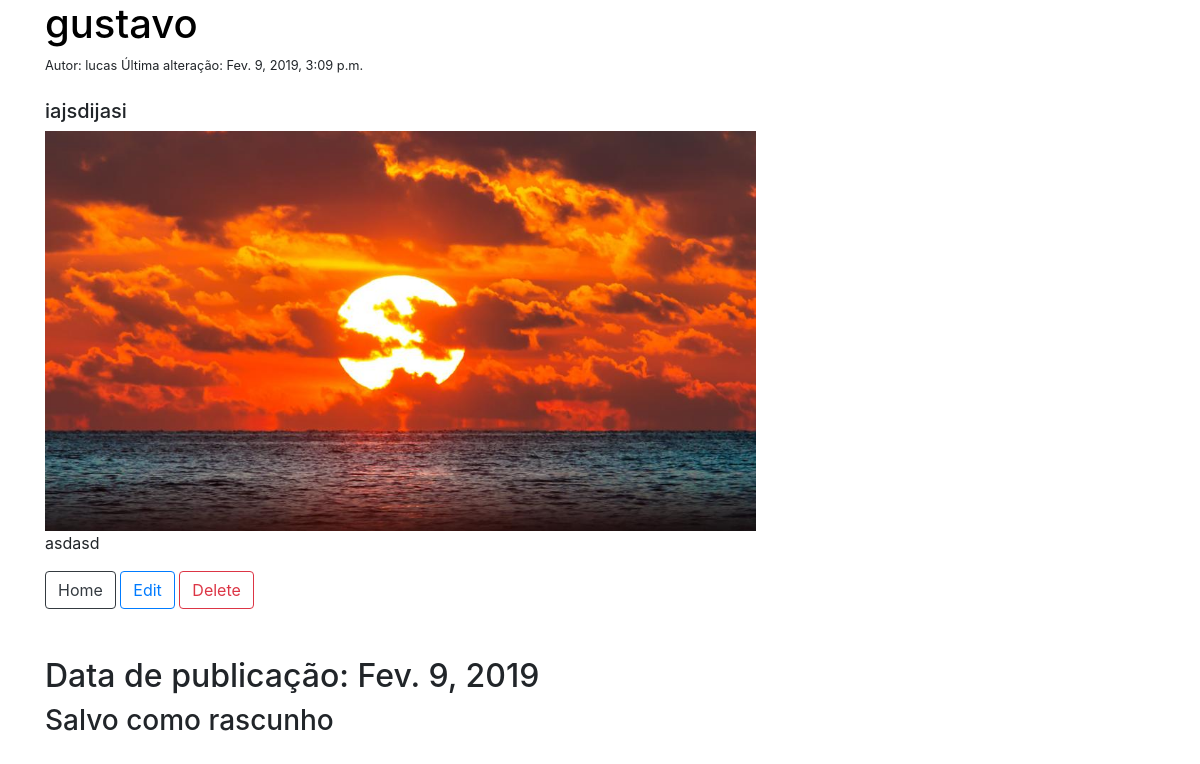
/posts/asjdiasj/ (signed in), run on an earlier commit of the app's database.
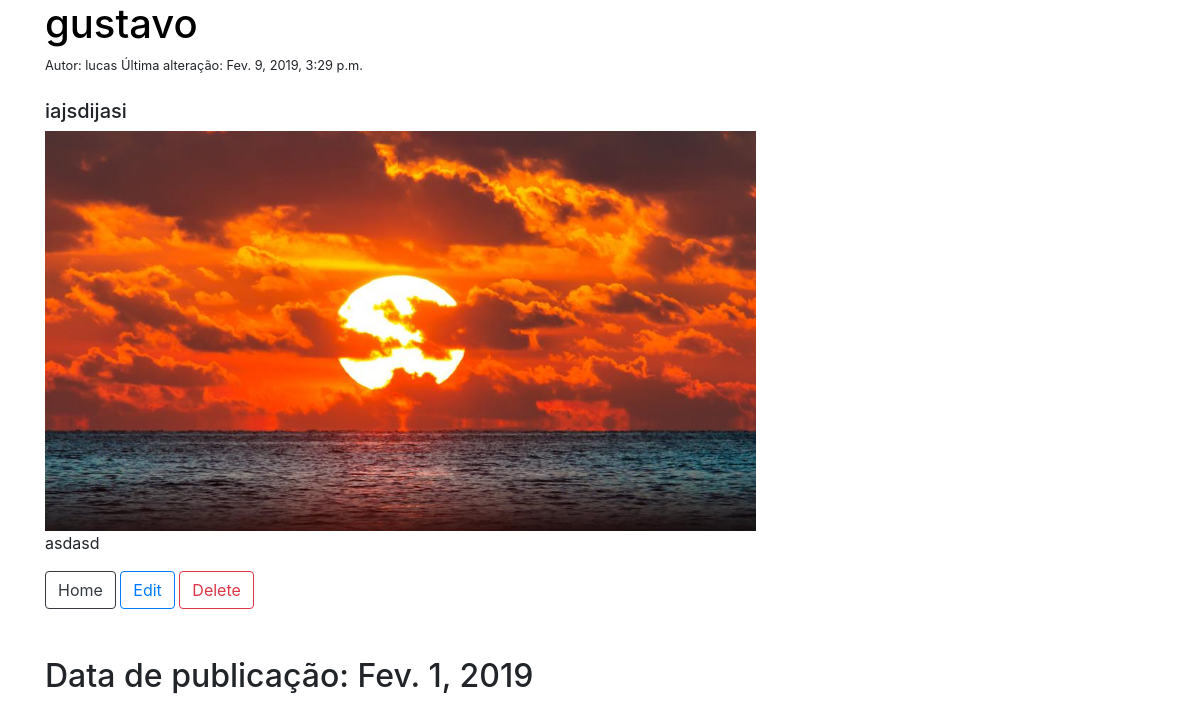
And on a later commit of the database.
### posts/models.py (models this page shows, shortened)
class Post(models.Model):
    autor = models.ForeignKey(
        settings.AUTH_USER_MODEL,
        on_delete=models.CASCADE,
        blank=True,
        null=True,
    )
    titulo = models.CharField(max_length=150)
    sub_titulo = models.CharField(max_length=300)
    slug = models.SlugField(unique=True)
    conteudo = models.TextField(max_length=3000)
    capa = models.ImageField(
        upload_to=upload_location,
        null=True,
        blank=True,
    )
    rascunho = models.BooleanField(default=False)
    data_lancamento = models.DateField(auto_now=False, auto_now_add=False)
    criado = models.DateTimeField(auto_now=False, auto_now_add=True)
    atualizado = models.DateTimeField(auto_now=True, auto_now_add=False)
    posts = PostManager()
    class Meta:
        ordering = ["-atualizado", "-criado"]

### posts/views.py (the view)
# urls.py: path('<slug:post_slug>/', post_detail, name='detail'),
def post_detail(request, post_slug):
    instancia = get_object_or_404(Post, slug=post_slug)
    context = {
        "titulo": instancia.titulo,
        "objeto": instancia
    }
    if request.user.is_superuser:
        return render(request, "super_user/post_detail.html", context)
    else:
        if instancia.rascunho or instancia.data_lancamento > timezone.now().date():
            raise Http404
        else:
            return render(request, "common_user/post_detail.html", context)

### templates/super_user/post_detail.html (shortened to what this page needs)
{% extends "base.html"%}
{% block content %}
<div class="col-sm-offset-1">
	<h1 id="titulo">
		{{ titulo }}
	</h1>
	<small>
		Autor: {{objeto.autor}}
		Última alteração: {{ objeto.atualizado }}
	</small>
	<br><br>
	<h5 id="sub_titulo">
		{{ objeto.sub_titulo }}
	</h5>
	{% if objeto.capa %}
	<img src="{{objeto.capa.url }}" alt=" " class="img-responsive" height="50%">
	{% endif %}
	<div>{{ objeto.conteudo |linebreaks }}</div>
	<a class="btn btn-outline-dark" href="/posts">Home</a>
	<a class="btn btn-outline-primary" href="\posts/{{objeto.slug}}/edit/">Edit</a>
	<a class="btn btn-outline-danger" href="\posts/{{objeto.slug}}/delete/">Delete</a>
</div>
<div id="info">
	<br><br>
	<h2>Data de publicação: {{objeto.data_lancamento}}</h2>
	{% if objeto.rascunho %}
	<h3>Salvo como rascunho</h3>
	{% endif %}
</div>
{% endblock content %}

What changed in the data, as far as the page shows it:
changed Post "gustavo": atualizado "Fev. 9, 2019, 3:09 p.m." → "Fev. 9, 2019, 3:29 p.m."; data_lancamento "Fev. 9, 2019" → "Fev. 1, 2019"; rascunho True → False (drawn)
Also different on the page:
text no longer shown: "Salvo como rascunho"
